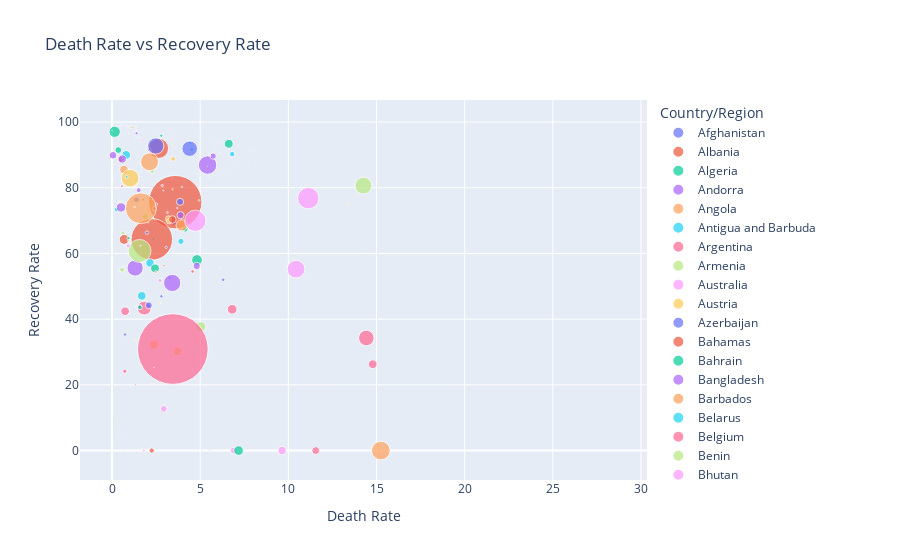

The notebook cell saved with this chart:
### Code cell
df_last = df[df['Date'] == df['Date'].max()]
df_last['Death Rate'] = (df_last['Deaths']/df_last['Confirmed']) *100
df_last['Recovery Rate'] = (df_last['Recovered']/df_last['Confirmed']) *100

fig = px.scatter(
    df_last,
    x='Death Rate',
    y='Recovery Rate',
    size='Confirmed',
    color='Country/Region',
    hover_name='Country/Region',
    size_max=50,
    title = 'Death Rate vs Recovery Rate',
    )
fig.show()
